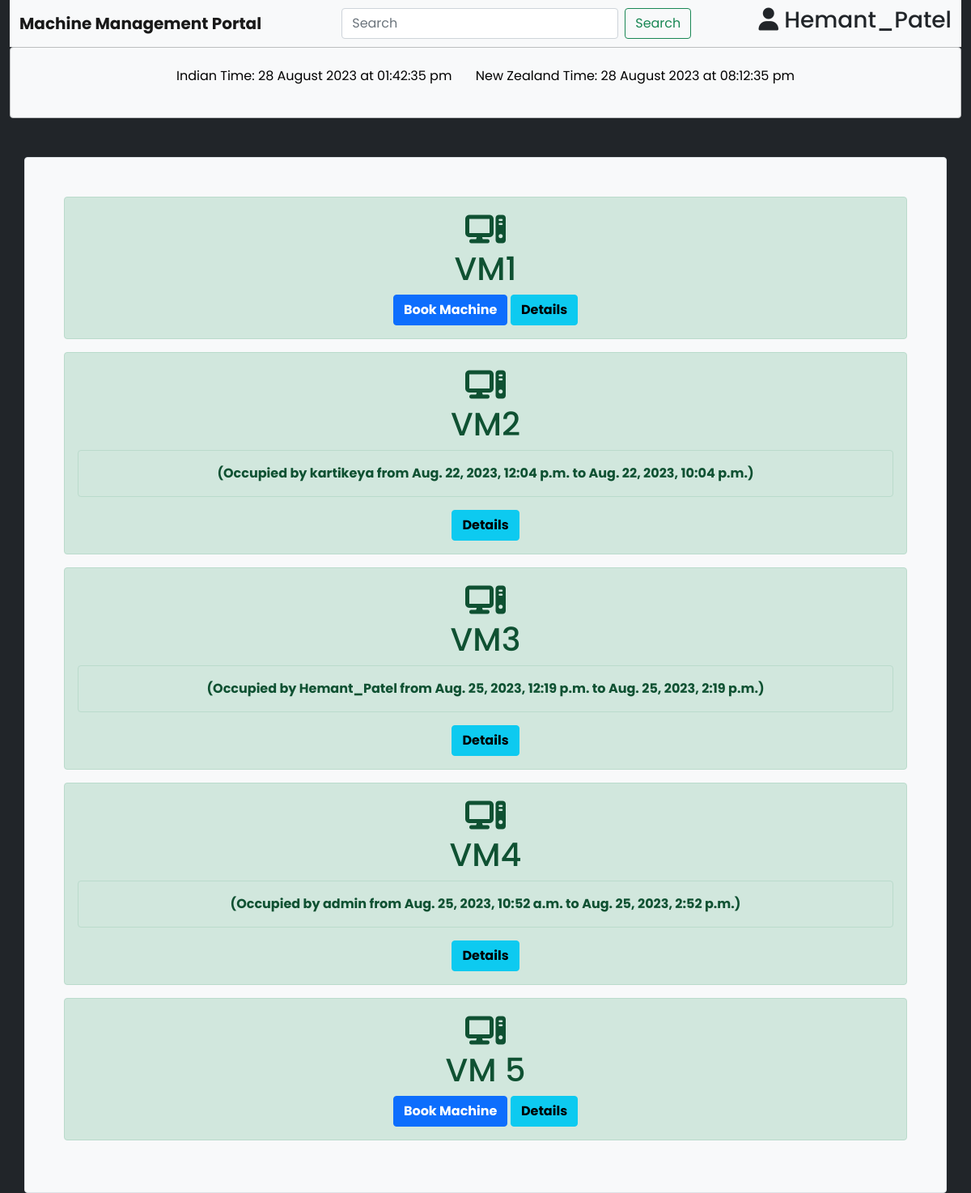
/ (signed in), run on the app's committed database.
### machines/models.py (models this page shows, shortened)
class Machine(models.Model):
    name = models.CharField(max_length=100)
    discription = models.TextField(null=True, max_length=500)
    user = models.ForeignKey(User, on_delete=models.SET_NULL, null=True, blank=True)
    start_time = models.DateTimeField(null=True, blank=True)
    end_time = models.DateTimeField(null=True, blank=True)
    timestamp = models.DateTimeField(auto_now=True)
    status = models.BooleanField(default=True)  # True for free, False for occupied
    purpose = models.TextField(blank=True)

### machines/views.py (the view)
# urls.py: path('', views.machine_list, name='machine_list'),
@login_required
def machine_list(request):
    search_query = request.GET.get('search')
    machines = Machine.objects.filter(name__icontains=search_query) if search_query else Machine.objects.all()
    context = {
        'machines': machines,
    }
    return render(request, 'machines/machine_list.html', context)

### machines/templates/machines/machine_list.html (shortened to what this page needs)
{% load static %}
<!DOCTYPE html>
<html lang="en">
<head>
    <link href="https://cdn.jsdelivr.net/npm/bootstrap@5.0.2/dist/css/bootstrap.min.css" rel="stylesheet"
>
    <link rel="stylesheet" href="https://cdnjs.cloudflare.com/ajax/libs/font-awesome/6.4.2/css/all.min.css" />
</head>
<body class="bg-body-tertiary bg-dark">
    {% block content %}
    <div class = "container-fluid">
        <nav class="navbar navbar-expand-lg navbar-light bg-light">
            <div class="container-fluid">
              <div class = "navbar-float-left"><a class="navbar-brand" href="#"><b>Machine Management Portal</b></a></div>
              <div class="navbar-float-right" id="navbarSupportedContent">
                <form class="d-flex" method="get" action="{% url 'machine_list' %}">
                  <input class="form-control me-2" type="search" name = "search" placeholder="Search" aria-label="Search">
                  <button class="btn btn-outline-success" type="submit">Search</button>
                </form>
              </div>
                <div class="dropdown">
                    <div class="" data-bs-toggle="dropdown">
                        <h3>
                        <i class="fa-solid fa-user"> </i> {{ request.user }}
                        </h3>
                    </div >
                </div>
        </nav>
        <main >
                 <div class="alert alert-dark text-center mb-3  bg-light ">
                     <b>
            <button type="button" class="btn btn-light  "><p>Indian Time: <span id="indianTimeAndDate"></span></p>
                 </button>
        <button type="button" class="btn btn-light  ">
                <p>New Zealand Time: <span id="newZealandTime"></span></p>
                 </p></button>
                     </b>
                 </div>
            <b>
             <div class="container mt-5 p-5 border rounded bg-light ">
                {% for machine in machines %}
                    <div class = "machines_list">
                         <div class="alert alert-success text-center mb-3 ">
                            <h1><i class="fa-solid fa-computer"></i>  <br>  {{ machine.name }}</h1>
                        {% if machine.status %}
                                <a href="{% url 'book_machine' machine.id %}" class="btn btn-primary" name="Active"><b>Book Machine</b></a>
                                <a href="{% url 'machine_detail' machine.id %}" class="btn btn-info" name="Inactive"><b>Details</b></a>
                        {% else %}
                             <div class="alert alert-success">
                            (Occupied by {{ machine.user }} from {{ machine.start_time|date:"DATETIME_FORMAT" }} to {{ machine.end_time|date:"DATETIME_FORMAT" }})
                                 </div>
                             <a href="{% url 'machine_detail' machine.id %}" class="btn btn-info" name="Inactive"><b>Details</b></a>
                        {% endif %}
                              </div>
                    </div>
                {% empty %}
                <h2><center>No Results Found</center></h2>
                {% endfor %}
            </div>
            </b>
        </main>
</div>
    {% endblock %}
</body>
</html>

### machines/templates/machines/machine_list.html (style rules this page uses)
* { font-family: 'Poppins', sans-serif; }

### data on the page
Machine: name "VM1", status "Book Machine"
Machine: name "VM2", user "kartikeya", start_time "Aug. 22, 2023, 12:04 p.m.", end_time "Aug. 22, 2023, 10:04 p.m."
Machine: name "VM3", user "Hemant_Patel", start_time "Aug. 25, 2023, 12:19 p.m.", end_time "Aug. 25, 2023, 2:19 p.m."
Machine: name "VM4", user "admin", start_time "Aug. 25, 2023, 10:52 a.m.", end_time "Aug. 25, 2023, 2:52 p.m."
Machine: name "VM 5", status "Book Machine"

### other printed values
{{ request.user }} "Hemant_Patel"
